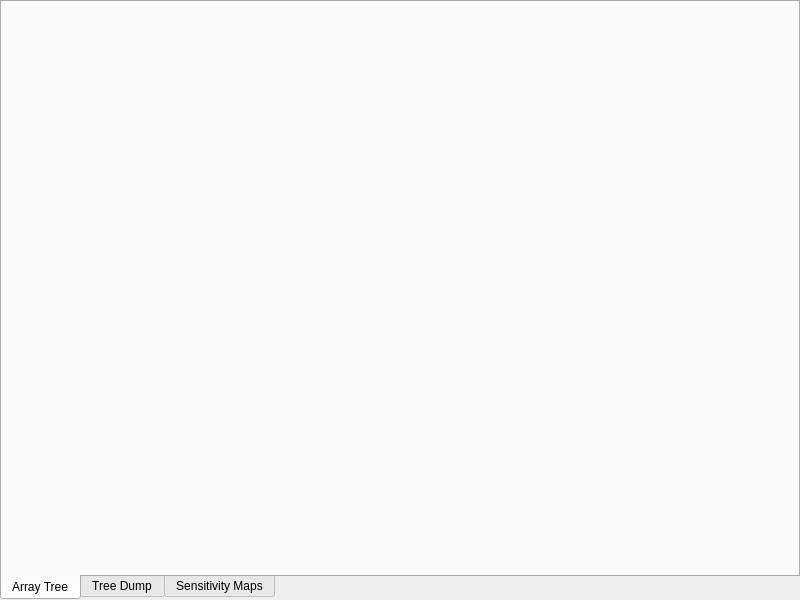
<?xml version="1.0" encoding="UTF-8"?>
<ui version="4.0">
 <class>MainWindow</class>
 <widget class="QMainWindow" name="MainWindow">
  <property name="geometry">
   <rect>
    <x>0</x>
    <y>0</y>
    <width>800</width>
    <height>600</height>
   </rect>
  </property>
  <property name="windowTitle">
   <string>MainWindow</string>
  </property>
  <widget class="QWidget" name="centralwidget">
   <layout class="QGridLayout" name="gridLayout_6">
    <property name="margin">
     <number>0</number>
    </property>
    <item row="0" column="0">
     <widget class="QTabWidget" name="tabWidget">
      <property name="tabPosition">
       <enum>QTabWidget::South</enum>
      </property>
      <property name="currentIndex">
       <number>0</number>
      </property>
      <widget class="QWidget" name="tab_arrtree">
       <attribute name="title">
        <string>Array Tree</string>
       </attribute>
      </widget>
      <widget class="QWidget" name="tab_3">
       <attribute name="title">
        <string>Tree Dump</string>
       </attribute>
       <layout class="QGridLayout" name="gridLayout_7">
        <item row="0" column="0">
         <widget class="QTextEdit" name="textEdit"/>
        </item>
       </layout>
      </widget>
      <widget class="QWidget" name="tab_sensmaps">
       <attribute name="title">
        <string>Sensitivity Maps</string>
       </attribute>
      </widget>
     </widget>
    </item>
   </layout>
  </widget>
  <action name="actionBiotSavart">
   <property name="icon">
    <iconset theme="document-open">
     <normaloff/>
    </iconset>
   </property>
   <property name="text">
    <string>BiotSavart</string>
   </property>
  </action>
  <action name="actionAnalytic">
   <property name="icon">
    <iconset theme="document-save">
     <normaloff/>
    </iconset>
   </property>
   <property name="text">
    <string>Analytic</string>
   </property>
  </action>
  <action name="actionExternal">
   <property name="icon">
    <iconset theme="document">
     <normaloff/>
    </iconset>
   </property>
   <property name="text">
    <string>External</string>
   </property>
  </action>
 </widget>
 <resources/>
 <connections/>
</ui>
